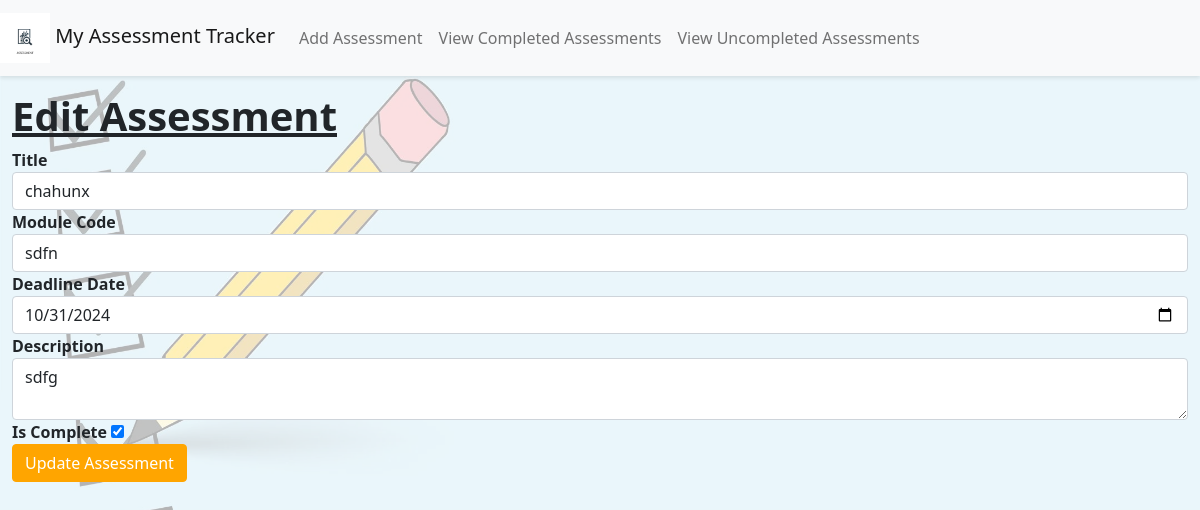
Page /edit/8 on the committed database.
### app/models.py (models this page shows)
class Assessment(db.Model):
    id = db.Column(db.Integer, primary_key=True)
    title = db.Column(db.String(100), nullable=False)
    module_code = db.Column(db.String(20), nullable=False)
    deadline_date = db.Column(db.DateTime, nullable=False)
    description = db.Column(db.Text, nullable=False)
    is_complete = db.Column(db.Boolean, default=False)

### app/views.py (the view, shortened to what this page needs)
@app.route('/edit/<int:assessment_id>', methods=['GET', 'POST'])
def edit_assessment(assessment_id):
    assessment = Assessment.query.get_or_404(assessment_id)
    form = AssessmentForm(obj=assessment)
    next_page = request.args.get('next', 'index')
    return render_template(
        'edit_assessment.html',
        title='Edit Assessment',
        form=form,
        assessment=assessment
    )

### app/forms.py (shortened to what this page needs)
class AssessmentForm(FlaskForm):
    title = StringField('Title', validators=[DataRequired()])
    module_code = StringField('Module Code', validators=[DataRequired()])
    deadline_date = DateField('Deadline Date', validators=[DataRequired()])
    description = TextAreaField('Description', validators=[DataRequired()])
    is_complete = BooleanField('Is Complete')
    submit = SubmitField('Submit')

### app/templates/edit_assessment.html (shortened to what this page needs)
<!DOCTYPE html>
<html lang="en">
{% extends "base.html" %}
{% block content %}
  <h1>Edit Assessment</h1>
  <form method="post" action="{{ url_for('edit_assessment', assessment_id=assessment.id) }}" aria-labelledby="edit-assessment">
    <div class="form-group">
        <label for="title" aria-label="Assessment Title">{{ form.title.label }}</label>
        {{ form.title(class_="form-control", id="title") }}
    </div>
    <div class="form-group">
        <label for="module_code" aria-label="Module Code">{{ form.module_code.label }}</label>
        {{ form.module_code(class_="form-control", id="module_code") }}
    </div>
    <div class="form-group">
        <label for="deadline_date" aria-label="Deadline Date">{{ form.deadline_date.label }}</label>
        {{ form.deadline_date(class_="form-control", id="deadline_date") }}
    </div>
    <div class="form-group">
        <label for="description" aria-label="Description">{{ form.description.label }}</label>
        {{ form.description(class_="form-control", id="description") }}
    </div>
    <div class="form-group">
        <label for="is_complete" aria-label="Completion Status">{{ form.is_complete.label }}</label>
        {{ form.is_complete(id="is_complete") }}
    </div>
    <button type="submit" class="btn btn-primary">Update Assessment</button>
  </form>
{% endblock %}

### app/static/style.css (style rules this page uses)
body, html { height: 100%; margin: 0; }
body { background-image: url('../static/background.jpg'); background-color: rgba(240, 248, 255, 0.8); background-size: cover; background-repeat: no-repeat; background-attachment: fixed; position: relative; z-index: -1; }
label { font-weight: bold; }
.btn { transition: background-color 0.3s, transform 0.3s; }
.btn-primary { background-color: #ffa500; border-color: #ffa500; }
h1, h2, h3, h4, h5, h6 { font-weight: bold; text-decoration: underline; }
input[type="date"] { min-width: 150px; }

### rows in the picture
Assessment: title "chahunx", module_code "sdfn", deadline_date "10/31/2024", description "sdfg", is_complete "☑"
